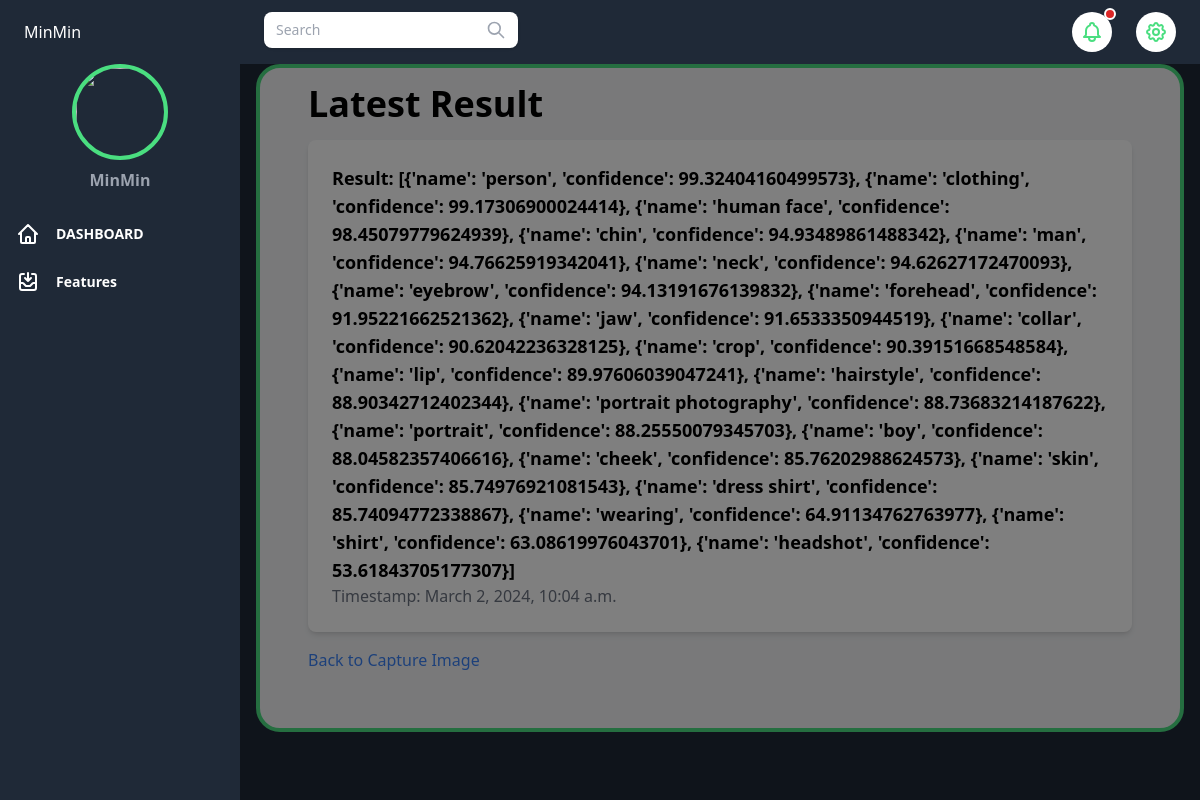
The app's page /results/ with its own data.
### app/models.py (models this page shows)
class Results(models.Model):
    result = models.TextField()
    timestamp = models.DateTimeField(auto_now_add=True)

### app/views.py (the view)
# urls.py: path('results/',latest_result,name='result'),
def latest_result(request):
    latest_object = Results.objects.latest('timestamp')
    context = {'latest_result': latest_object}
    return render(request, 'result.html', context)

### templates/result.html
{% extends 'base.html' %}
{% block content %}
<div class="container mx-auto p-4">
    <h1 class="text-4xl font-bold mb-4">Latest Result</h1>
    <div class="bg-white rounded-lg p-6 shadow-md mb-4">
        <p class="text-lg font-semibold">Result: {{ latest_result.result }}</p>
        <p class="text-gray-500">Timestamp: {{ latest_result.timestamp }}</p>
    </div>
    <a href="/capture_image.html" class="text-blue-500 hover:underline">Back to Capture Image</a>
</div>
{% endblock %}

### templates/base.html (shortened to what this page needs)
<!DOCTYPE html>
<html x-data="data()" lang="en">
<head>
    <script src="https://cdn.tailwindcss.com"></script>
</head>
<body>
    <div class="flex h-screen bg-gray-800 " :class="{ 'overflow-hidden': isSideMenuOpen }">
        <aside class="z-20 flex-shrink-0 hidden w-60 pl-2 overflow-y-auto bg-gray-800 md:block">
            <div>
                <div class="text-white">
                    <div class="flex p-2  bg-gray-800">
                        <div class="flex py-3 px-2 items-center">
                            MinMin</p>
                        </div>
                    </div>
                    <div class="flex justify-center">
                        <div class="">
                            <img class="hidden h-24 w-24 rounded-full sm:block object-cover mr-2 border-4 border-green-400"
                                src="https://media.istockphoto.com/id/1281036668/id/vektor/layanan-kesehatan-digital-kecerdasan-buatan-ai-dalam-ikon-jalur-kesehatan-stroke-yang-bisa.jpg?s=1024x1024&w=is&k=20&c=RWbl3PXPehR1bTO8CWIuAYiFY4o5-E72fUfItuIW4RA="
                                alt="">
                            <p class="font-bold text-base  text-gray-400 pt-2 text-center w-24">MinMin</p>
                        </div>
                    </div>
                    <div>
                        <ul class="mt-6 leading-10">
                            <li class="relative px-2 py-1 ">
                                <a class="inline-flex items-center w-full text-sm font-semibold text-white transition-colors duration-150 cursor-pointer hover:text-green-500"
                                    href="/dashboard">
                                    <span class="ml-4">DASHBOARD</span>
                                </a>
                            </li>
                            <li class="relative px-2 py-1" x-data="{ Open : false  }">
                                <div class="inline-flex items-center justify-between w-full text-base font-semibold transition-colors duration-150 text-gray-500  hover:text-yellow-400 cursor-pointer"
                                    x-on:click="Open = !Open">
                                    <span
                                        class="inline-flex items-center  text-sm font-semibold text-white hover:text-green-400">
                                        <span class="ml-4">Features</span>
                                    </span>
                                </div>
                            </li>
                        </ul>
                    </div>
                </div>
            </div>
        </aside>
        <div x-show="isSideMenuOpen" x-transition:enter="transition ease-in-out duration-150"
            x-transition:enter-start="opacity-0" x-transition:enter-end="opacity-100"
            x-transition:leave="transition ease-in-out duration-150" x-transition:leave-start="opacity-100"
            x-transition:leave-end="opacity-0"
            class="fixed inset-0 z-10 flex items-end bg-black bg-opacity-50 sm:items-center sm:justify-center"></div>
        <div class="flex flex-col flex-1 w-full overflow-y-auto">
            <header class="z-40 py-4  bg-gray-800  ">
                <div class="flex items-center justify-between h-8 px-6 mx-auto">
                    <div class="flex justify-center  mt-2 mr-4">
                        <div class="relative flex w-full flex-wrap items-stretch mb-3">
                            <input type="search" placeholder="Search"
                                class="form-input px-3 py-2 placeholder-gray-400 text-gray-700 relative bg-white rounded-lg text-sm shadow outline-none focus:outline-none focus:shadow-outline w-full pr-10" />
                            <span
                                class="z-10 h-full leading-snug font-normal  text-center text-gray-400 absolute bg-transparent rounded text-base items-center justify-center w-8 right-0 pr-3 py-3">
                                <svg xmlns="http://www.w3.org/2000/svg" class="h-5 w-5 -mt-1" fill="none"
                                    viewBox="0 0 24 24" stroke="currentColor">
                                    <path stroke-linecap="round" stroke-linejoin="round" stroke-width="2"
                                        d="M21 21l-6-6m2-5a7 7 0 11-14 0 7 7 0 0114 0z" />
                                </svg>
                            </span>
                        </div>
                    </div>
                    <ul class="flex items-center flex-shrink-0 space-x-6">
                        <li class="relative">
                            <button
                                class="p-2 bg-white text-green-400 align-middle rounded-full hover:text-white hover:bg-green-400 focus:outline-none "
                                @click="toggleNotificationsMenu" @keydown.escape="closeNotificationsMenu"
                                aria-label="Notifications" aria-haspopup="true">
                                <div class="flex items-cemter">
                                </div>
                                <span aria-hidden="true"
                                    class="absolute top-0 right-0 inline-block w-3 h-3 transform translate-x-1 -translate-y-1 bg-red-600 border-2 border-white rounded-full dark:border-gray-800"></span>
                            </button>
                        </li>
                        <li class="relative">
                            <button
                                class="p-2 bg-white text-green-400 align-middle rounded-full hover:text-white hover:bg-green-400 focus:outline-none "
                                @click="toggleProfileMenu" @keydown.escape="closeProfileMenu" aria-label="Account"
                                aria-haspopup="true">
                                <div class="flex items-center">
                                </div>
                            </button>
                        </li>
                    </ul>
                </div>
            </header>
            <main class="">
                <div class="grid mb-4 pb-10 px-8 mx-4 rounded-3xl bg-gray-100 border-4 border-green-400">
                    {% block content %}{% endblock %}
                </div>
            </main>
        </div>
    </div>
</body>
</html>

### records on screen
Results: result "[{'name': 'person', 'confidence': 99.32404160499573}, {'name': 'clothing', 'confidence': 99.17306900024414}, {'name': 'human face', 'confidence': 98.45079779624939}, {'name': 'chin', 'confidence': 94.93489861488342}, {'name': 'man', 'confidence': 94.76625919342041}, {'name': 'neck', 'confidence': 94.62627172470093}, {'name': 'eyebrow', 'confidence': 94.13191676139832}, {'name': 'forehead', 'confidence': 91.95221662521362}, {'name': 'jaw', 'confidence': 91.6533350944519}, {'name': 'collar', 'confidence': 90.62042236328125}, {'name': 'crop', 'confidence': 90.39151668548584}, {'name': 'lip', 'confidence': 89.97606039047241}, {'name': 'hairstyle', 'confidence': 88.90342712402344}, {'name':…", timestamp "March 2, 2024, 10:04 a.m."
